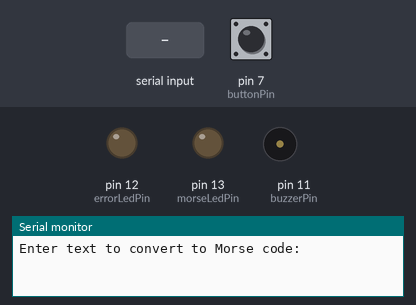
Recording of a program running on a simulated Arduino Uno, built with avr-gcc and run on an emulated ATmega328P. Parts: output pins drawn as LEDs (lit = HIGH), buzzer (waves = sounding), the last lines printed to the serial monitor. Dashed ring = blinking. The test bench sets the inputs (shaded band); at power-on: pin 7 (buttonPin) HIGH. WiFi joins after 1.5 s; servers stay silent unless stated.

Above: at 1.2 s.
1.3 s: "5\n" received over Serial
At 1.55 s:
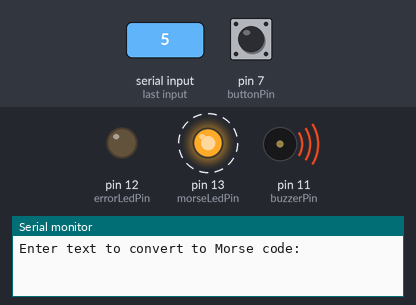
4.3 s: ".\n" received over Serial
At 5.1 s:
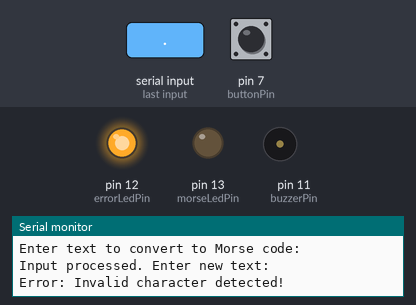
6.8 s: "90 45\n" received over Serial
At 12.75 s:
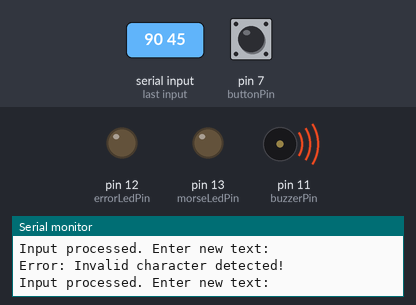
12.8 s: "-\n" received over Serial
15.8 s: pin 7 (buttonPin) pulled LOW for 3.2 s
At 18.0 s:
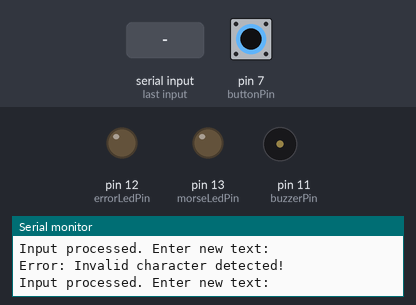
20.5 s: pin 7 (buttonPin) pulled LOW for 0.15 s
At 21.3 s:
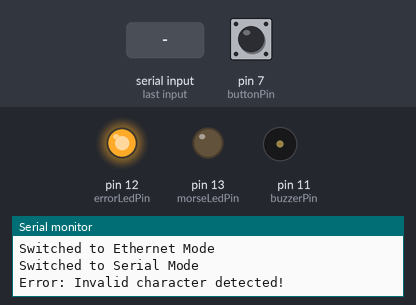
Timing chart, 0 to 23.1 s (numbered marks = the images above; inputs shaded):
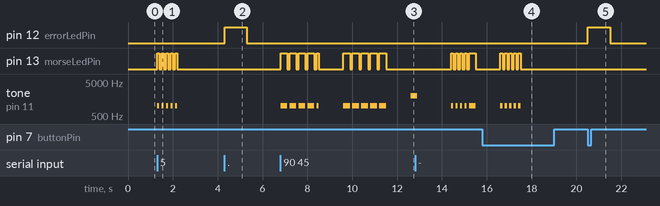

Measured:
- after the input at 1.3 s, pin 13 (morseLedPin): alternates HIGH for 0.10 s and LOW for 0.10 s, 10 changes in all, then stays LOW, starting at once; tone on pin 11 (buzzerPin): alternates 1000 Hz for 0.10 s and silent for 0.10 s, 10 changes in all, then stays silent, starting at once
- after the input at 4.3 s, pin 12 (errorLedPin): LOW → HIGH at once, → LOW 1.0 s later
- after the input at 15.8 s, pin 12 (errorLedPin): stays LOW (without the input it goes to HIGH after 2.8 s)
- after the input at 20.5 s, pin 12 (errorLedPin): LOW → HIGH at once, → LOW 1.0 s later

The program:

main.cpp
```cpp
/*
 * Note: I could not use an Ethernet shield, so I was unable to test the Ethernet input functionality.
 * However, I have tried my best to implement Ethernet inputs to this project based on standard practices.
 */
#include <Arduino.h>
#include <Ethernet.h> // Include Ethernet library for Ethernet functionality

// Define pins for components
const int morseLedPin = 13; // Pin for the LED that blinks Morse code
const int errorLedPin = 12; // Pin for the LED that indicates errors
const int buzzerPin = 11;   // Pin for the buzzer that emits sound for Morse code
const int buttonPin = 7;    // Pin for the button to switch between Ethernet and Serial input

// Ethernet configuration
byte mac[] = {0xDE, 0xAD, 0xBE, 0xEF, 0xFE, 0xED}; // MAC address (modify as needed)
IPAddress ip(192, 168, 1, 177);                    // IP address (modify according to your network)
EthernetServer server(80);                         // Create a server on port 80

// Input mode control to switch between Serial and Ethernet modes
enum InputMode
{
    SERIAL_MODE,
    ETHERNET_MODE
}; // Enum to define input modes
InputMode currentMode = SERIAL_MODE; // Start in Serial mode

// Morse code timing variables (adjust these to change Morse timing)
const int dotDuration = 100;  // Duration of a dot in milliseconds; short blip for Morse dot
const int dashDuration = 300; // Duration of a dash in milliseconds; longer blip for Morse dash
const int symbolPause = 100;  // Pause between symbols within a letter (dot or dash)
const int letterPause = 1000; // Pause between letters; set to 1 second
const int wordPause = 1500;   // Pause between words; set to 1.5 seconds

// Morse code dictionary for A-Z and 0-9; each string represents the Morse code sequence for that character
String morseCodeTable[36] = {
    ".-", "-...", "-.-.", "-..", ".", "..-.", "--.", "....", "..",   // A-I
    ".---", "-.-", ".-..", "--", "-.", "---", ".--.", "--.-", ".-.", // J-R
    "...", "-", "..-", "...-", ".--", "-..-", "-.--", "--..",        // S-Z
    "-----", ".----", "..---", "...--", "....-", ".....", "-....",   // 0-5
    "--...", "---..", "----."                                        // 6-9
};

// Function to get Morse code for a given character
// Takes a character and returns the corresponding Morse code string
String getMorseCode(char c)
{
    // Check if the character is an uppercase letter
    if (c >= 'A' && c <= 'Z')
    {
        return morseCodeTable[c - 'A']; // Map 'A'-'Z' to Morse code
    }
    // Check if the character is a lowercase letter
    else if (c >= 'a' && c <= 'z')
    {
        return morseCodeTable[c - 'a']; // Map 'a'-'z' to Morse code
    }
    // Check if the character is a digit
    else if (c >= '0' && c <= '9')
    {
        return morseCodeTable[c - '0' + 26]; // Map '0'-'9' to Morse code
    }
    else
    {
        return ""; // Return empty string if character is invalid
    }
}

// Function to blink Morse code on the LED and play sound on the buzzer
// Takes a string representing the Morse code (dots and dashes)
void blinkMorseCode(const String &morseCode)
{
    // Loop through each character in the Morse code string
    for (size_t i = 0; i < morseCode.length(); i++)
    {
        char symbol = morseCode[i]; // Get the current symbol (dot or dash)
        switch (symbol)
        {
        case '.':                            // Handle dot
            digitalWrite(morseLedPin, HIGH); // Turn on LED
            tone(buzzerPin, 1000);           // Play tone at 1000 Hz for dot
            delay(dotDuration);              // Wait for the duration of a dot
            digitalWrite(morseLedPin, LOW);  // Turn off LED
            noTone(buzzerPin);               // Stop the tone
            break;
        case '-':                            // Handle dash
            digitalWrite(morseLedPin, HIGH); // Turn on LED
            tone(buzzerPin, 1000);           // Play tone at 1000 Hz for dash
            delay(dashDuration);             // Wait for the duration of a dash
            digitalWrite(morseLedPin, LOW);  // Turn off LED
            noTone(buzzerPin);               // Stop the tone
            break;
        }
        delay(symbolPause); // Short pause between symbols within a letter
    }
}

// Function to translate a string into Morse code and blink it
// Takes the input string, converts each character to Morse code, and blinks it
void translateAndBlink(const String &input)
{
    // Loop through each character in the input string
    for (size_t i = 0; i < input.length(); i++)
    {
        char c = input[i];              // Get the current character
        String morse = getMorseCode(c); // Get the Morse code for the character
        if (morse != "")
        {                          // If the Morse code is valid
            blinkMorseCode(morse); // Blink the Morse code on the LED and buzzer
            delay(letterPause);    // Pause between letters
        }
        else if (c == ' ')
        {                          // If the character is a space, indicating a word gap
            tone(buzzerPin, 2000); // Play a higher-pitched tone to indicate a word break
            delay(300);            // Play the high pitch tone for 0.3 seconds
            noTone(buzzerPin);     // Stop the tone
            delay(wordPause);      // Pause between words
        }
        else
        {                                                         // Handle invalid characters
            Serial.println("Error: Invalid character detected!"); // Print error message to Serial
            digitalWrite(errorLedPin, HIGH);                      // Turn on error LED
            delay(1000);                                          // Wait for 1 second
            digitalWrite(errorLedPin, LOW);                       // Turn off error LED
        }
    }
}

// Function to read input from Ethernet
// Reads incoming data from Ethernet client and returns it as a string
String readEthernetInput()
{
    EthernetClient client = server.available(); // Listen for incoming clients
    if (client)
    {
        String input = ""; // Initialize an empty string to store input
        while (client.connected())
        {
            if (client.available())
            {                           // Check if data is available from the client
                char c = client.read(); // Read a character from the client
                if (c == '\n')
                {                  // Stop reading at newline character
                    client.stop(); // Stop the client connection
                    break;
                }
                input += c; // Append the character to the input string
            }
        }
        return input; // Return the input string
    }
    return ""; // Return empty string if no client is connected
}

// Function to check button press and switch input mode
// Detects button press and toggles between Serial and Ethernet input modes
void checkButton()
{
    static bool lastButtonState = HIGH;               // Variable to store the last state of the button
    bool currentButtonState = digitalRead(buttonPin); // Read the current state of the button
    if (lastButtonState == HIGH && currentButtonState == LOW)
    { // Button press detected
        // Toggle the input mode between Serial and Ethernet
        currentMode = (currentMode == SERIAL_MODE) ? ETHERNET_MODE : SERIAL_MODE;
        Serial.print("Switched to ");
        Serial.println(currentMode == SERIAL_MODE ? "Serial Mode" : "Ethernet Mode");
    }
    lastButtonState = currentButtonState; // Update the last state of the button
}

void setup()
{
    // Initialize pins as outputs for LED, error LED, and buzzer
    pinMode(morseLedPin, OUTPUT);     // Set the Morse code LED pin as output
    pinMode(errorLedPin, OUTPUT);     // Set the error LED pin as output
    pinMode(buzzerPin, OUTPUT);       // Set the buzzer pin as output
    pinMode(buttonPin, INPUT_PULLUP); // Set the button pin as input with internal pull-up resistor

    Serial.begin(9600);                                     // Start Serial communication at 9600 baud rate
    Ethernet.begin(mac, ip);                                // Initialize Ethernet with MAC and IP address
    server.begin();                                         // Start the Ethernet server
    Serial.println("Enter text to convert to Morse code:"); // Prompt user for input
}

void loop()
{
    checkButton(); // Check if button was pressed to switch input mode

    String input = ""; // Initialize an empty string to hold user input

    // Handle input based on the current mode (Serial or Ethernet)
    if (currentMode == SERIAL_MODE)
    {
        if (Serial.available() > 0)
        {                                         // If data is available on Serial
            input = Serial.readStringUntil('\n'); // Read the string until newline character
            input.trim();                         // Remove leading/trailing whitespace from the input
        }
    }
    else if (currentMode == ETHERNET_MODE)
    {
        input = readEthernetInput(); // Read input from Ethernet
        input.trim();                // Remove leading/trailing whitespace from the input
    }

    // Check if there is a valid input string
    if (input.length() > 0)
    {
        translateAndBlink(input);                           // Translate the input and blink Morse code
        Serial.println("Input processed. Enter new text:"); // Inform user that the input was processed
        digitalWrite(morseLedPin, LOW);                     // Ensure the Morse LED is turned off
        digitalWrite(errorLedPin, LOW);                     // Ensure the error LED is turned off
        noTone(buzzerPin);                                  // Ensure the buzzer is off
    }
    else
    {
        // If no valid input, ensure all outputs are off and system is idle
        digitalWrite(morseLedPin, LOW); // Ensure the Morse LED is off
        digitalWrite(errorLedPin, LOW); // Ensure the error LED is off
        noTone(buzzerPin);              // Ensure the buzzer is off
        delay(100);                     // Small delay to prevent rapid execution of the loop
    }
}
```

serialonly.cpp
```cpp
#include <Arduino.h> // Include the Arduino library

// Define pins for components
const int morseLedPin = 13; // Pin for the LED that blinks Morse code
const int errorLedPin = 12; // Pin for the LED that indicates errors
const int buzzerPin = 11;   // Pin for the buzzer that emits sound for Morse code

// Morse code timing variables (adjust these to change Morse timing)
const int dotDuration = 100;  // Duration of a dot in milliseconds; short blip for Morse dot
const int dashDuration = 300; // Duration of a dash in milliseconds; longer blip for Morse dash
const int symbolPause = 100;  // Pause between symbols within a letter (dot or dash)
const int letterPause = 1000; // Pause between letters; set to 1 second
const int wordPause = 1500;   // Pause between words; set to 1.5 seconds

// Morse code dictionary for A-Z and 0-9; each string represents the Morse code sequence for that character
String morseCodeTable[36] = {
    ".-", "-...", "-.-.", "-..", ".", "..-.", "--.", "....", "..",   // A-I
    ".---", "-.-", ".-..", "--", "-.", "---", ".--.", "--.-", ".-.", // J-R
    "...", "-", "..-", "...-", ".--", "-..-", "-.--", "--..",        // S-Z
    "-----", ".----", "..---", "...--", "....-", ".....", "-....",   // 0-5
    "--...", "---..", "----."                                        // 6-9
};

// Function to get Morse code for a given character
// Takes a character and returns the corresponding Morse code string
String getMorseCode(char c)
{
    // Check if the character is an uppercase letter
    if (c >= 'A' && c <= 'Z')
    {
        return morseCodeTable[c - 'A']; // Map 'A'-'Z' to Morse code
    }
    // Check if the character is a lowercase letter
    else if (c >= 'a' && c <= 'z')
    {
        return morseCodeTable[c - 'a']; // Map 'a'-'z' to Morse code
    }
    // Check if the character is a digit
    else if (c >= '0' && c <= '9')
    {
        return morseCodeTable[c - '0' + 26]; // Map '0'-'9' to Morse code
    }
    else
    {
        return ""; // Return empty string if character is invalid
    }
}

// Function to blink Morse code on the LED and play sound on the buzzer
// Takes a string representing the Morse code (dots and dashes)
void blinkMorseCode(const String &morseCode)
{
    // Loop through each character in the Morse code string
    for (size_t i = 0; i < morseCode.length(); i++)
    {
        char symbol = morseCode[i]; // Get the current symbol (dot or dash)
        switch (symbol)
        {
        case '.':                            // Handle dot
            digitalWrite(morseLedPin, HIGH); // Turn on LED
            tone(buzzerPin, 1000);           // Play tone at 1000 Hz for dot
            delay(dotDuration);              // Wait for the duration of a dot
            digitalWrite(morseLedPin, LOW);  // Turn off LED
            noTone(buzzerPin);               // Stop the tone
            break;
        case '-':                            // Handle dash
            digitalWrite(morseLedPin, HIGH); // Turn on LED
            tone(buzzerPin, 1000);           // Play tone at 1000 Hz for dash
            delay(dashDuration);             // Wait for the duration of a dash
            digitalWrite(morseLedPin, LOW);  // Turn off LED
            noTone(buzzerPin);               // Stop the tone
            break;
        }
        delay(symbolPause); // Short pause between symbols within a letter
    }
}

// Function to translate a string into Morse code and blink it
// Takes the input string, converts each character to Morse code, and blinks it
void translateAndBlink(const String &input)
{
    // Loop through each character in the input string
    for (size_t i = 0; i < input.length(); i++)
    {
        char c = input[i];              // Get the current character
        String morse = getMorseCode(c); // Get the Morse code for the character
        if (morse != "")
        {                          // If the Morse code is valid
            blinkMorseCode(morse); // Blink the Morse code on the LED and buzzer
            delay(letterPause);    // Pause between letters
        }
        else if (c == ' ')
        {                          // If the character is a space, indicating a word gap
            tone(buzzerPin, 2000); // Play a higher-pitched tone to indicate a word break
            delay(300);            // Play the high pitch tone for 0.3 seconds
            noTone(buzzerPin);     // Stop the tone
            delay(wordPause);      // Pause between words
        }
        else
        {                                                         // Handle invalid characters
            Serial.println("Error: Invalid character detected!"); // Print error message to Serial
            digitalWrite(errorLedPin, HIGH);                      // Turn on error LED
            delay(1000);                                          // Wait for 1 second
            digitalWrite(errorLedPin, LOW);                       // Turn off error LED
        }
    }
}

void setup()
{
    // Initialize pins as outputs for LED, error LED, and buzzer
    pinMode(morseLedPin, OUTPUT); // Set the Morse code LED pin as output
    pinMode(errorLedPin, OUTPUT); // Set the error LED pin as output
    pinMode(buzzerPin, OUTPUT);   // Set the buzzer pin as output

    Serial.begin(9600);                                     // Start Serial communication at 9600 baud rate
    Serial.println("Enter text to convert to Morse code:"); // Prompt user for input
}

void loop()
{
    // Check if data is available on Serial
    if (Serial.available() > 0)
    {
        String input = Serial.readStringUntil('\n'); // Reads the string input until newline
        input.trim();                                // Remove leading/trailing whitespace

        // Check if the input is not empty
        if (input.length() > 0)
        {
            // Translate the input and blink Morse code
            translateAndBlink(input);
            Serial.println("Input processed. Enter new text:"); // Inform user that the input was processed
            // Ensure LEDs are off after processing
            digitalWrite(morseLedPin, LOW); // Ensure the Morse LED is turned off
            digitalWrite(errorLedPin, LOW); // Ensure the error LED is turned off
            noTone(buzzerPin);              // Stop any ongoing tone
        }
    }
    else
    {
        // If no valid input, ensure all outputs are off and system is idle
        digitalWrite(morseLedPin, LOW); // Ensure the Morse LED is off
        digitalWrite(errorLedPin, LOW); // Ensure the error LED is off
        noTone(buzzerPin);              // Ensure the buzzer is off
        delay(100);                     // Small delay to prevent rapid execution of the loop
    }
}
```
